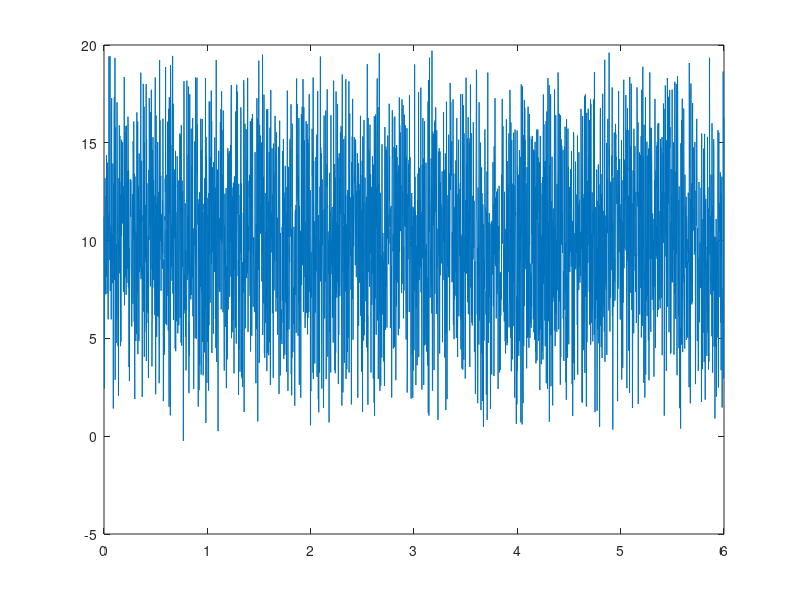

Write MATLAB code to recreate this figure. (Note: this script raises an error after producing the figure.)
% simulsidebands
% A simulation that examines the impact of power in nearby bands on the sliding window procedure
% implemented in this toolbox, using freqtag_slidewin


% clear the outputs 
trialmagf1 =[]; 
trialmagf2 =[]; 
% define the frequencies
freq1 = 5;
freq2 = 6;

 % define time scale and sampling
 time = 0:0.002:6; % 6 second trials, sampled at 500 Hz

% allow for variable noise and signal magnitude

noiselevel = 10;

for run = 1:5
  for siglevel1 = 1:20
    for siglevel2 = 1:20

        % first, create a simulated trial with freq1 Hz ssVEP, plus noise

        sinef1 = sin(2*pi*time*freq1) .* siglevel1./5; 

        sigf1 = sinef1 + rand(1, length(sinef1)).*noiselevel; % white noise is used here, but can be supplied with other noise

        % same for freq2 Hz ssVEP, plus noise
        
        sinef2 = sin(2*pi*time*freq2) .* siglevel2./5; 

        sigf2 = sinef2 + rand(1, length(sinef2)).*noiselevel; 

        %plot(time, sigf2), pause(1)

        % add up and plot their sum 

        sigsum = sigf1+sigf2;

        plot(time, sigsum), pause(1)

        [trialmagf1(siglevel1, siglevel2, run),winmat3d,phasestabmat,trialSNRf1(siglevel1, siglevel2, run)] = freqtag_slidewin(sigsum, 0, 1:3000, 1:3000, freq1, 600, 500, 'test');
        [trialmagf2(siglevel1, siglevel2, run),winmat3d,phasestabmat,trialSNRf2(siglevel1, siglevel2, run)] = freqtag_slidewin(sigsum, 0, 1:3000, 1:3000, freq2, 600, 500, 'test');
        
    end
  end
end

figure
subplot(1,2,1), contourf(squeeze(mean(trialmagf1,3)))
subplot(1,2,2), contourf(squeeze(mean(trialmagf2,3)))

figure
subplot(1,2,1), contourf(squeeze(mean(trialSNRf1,3)))
subplot(1,2,2), contourf(squeeze(mean(trialSNRf2,3)))
